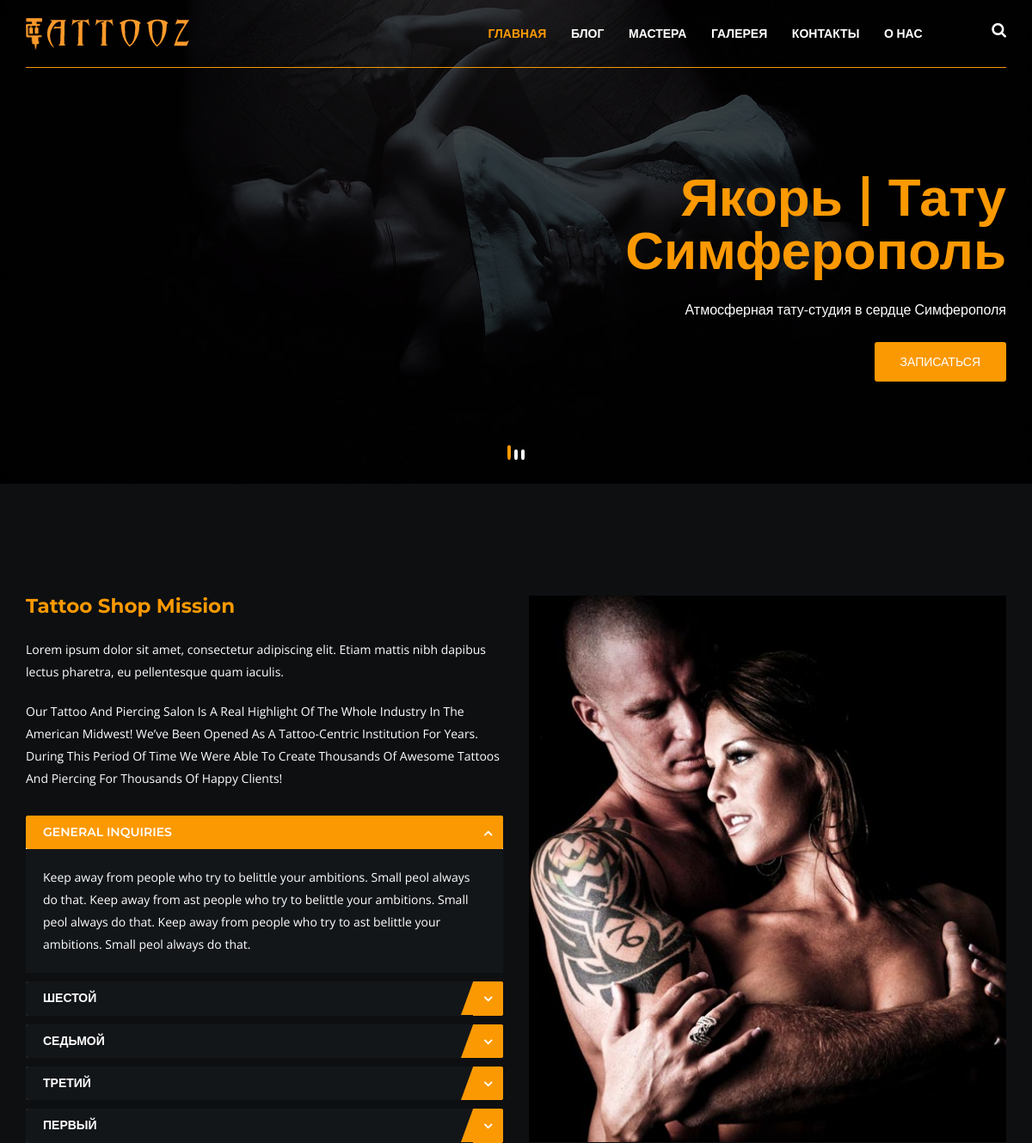
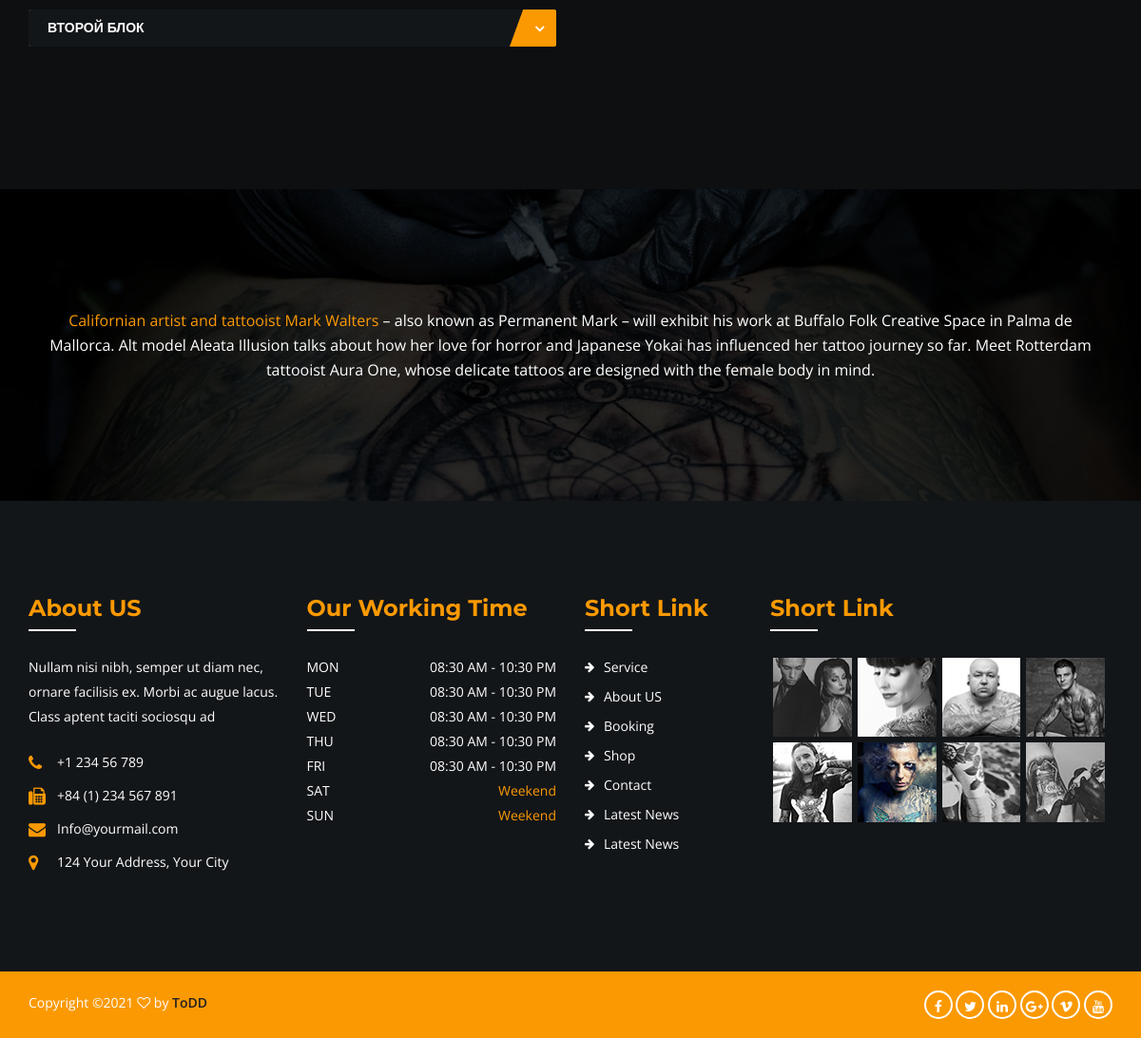
The page / on the database its author committed (2 pictures, top to bottom).
### about/models.py (models this page shows, shortened)
class InformationBlock(models.Model):
    name = models.CharField('Название блока', max_length=80)
    description = models.TextField('Описание блока')
    views = models.IntegerField('Количество посещений', default=0)
    class Meta:
        verbose_name = "Блок"
        verbose_name_plural = "Блоки"
        ordering = ["-name"]

### about/views.py (the view)
# urls.py: path('', views.HomeView.as_view(), name='home'),
class HomeView(ListView, BaseView):
    model = InformationBlock
    context_object_name = 'blocks'
    template_name = 'about/home.html'

### services/views_exceptions.py (called while the page is built)
    def dispatch(self, request, *args, **kwargs):
        try:
            response = super().dispatch(request, *args, **kwargs)
        except Exception as e:
            send_message(settings.DEV_TG_ID, e.__str__())
            return self._response({'errorMessage': e}, status=400)
        if isinstance(response, (dict, list)):
            return self._response(response)
        else:
            return response

### templates/about/home.html (shortened to what this page needs)
{% extends 'base.html' %}
{% load static %}
{% block content %}
<div class="slider-area">
    <div class="slider-active">
        <div class="slider-items">
            <div class="single-slider single-slider2">
                <div class="container">
                    <div class="row">
                        <div class="col-sm-offset-2 col-sm-10 col-xs-12 col-md-7 col-md-offset-5 text-right">
                            <h2>Якорь | Тату Симферополь</h2>
                            <p>Атмосферная тату-студия в сердце Симферополя </p>
                            <a href="{% url 'masters_list' %}">Записаться</a>
                        </div>
                    </div>
                </div>
            </div>
        </div>
    </div>
</div>
<div class="about-area ptb-130 bg-1 about-area3">
    <div class="container">
        <div class="row">
            <div class="col-md-6 col-xs-12">
                <div class="about-wrap">
                    <h3>Tattoo Shop Mission </h3>
                    <p>Lorem ipsum dolor sit amet, consectetur adipiscing elit. Etiam mattis nibh dapibus lectus pharetra, eu pellentesque quam iaculis.</p>
                    <p>Our Tattoo And Piercing Salon Is A Real Highlight Of The Whole Industry In The American Midwest! We’ve Been Opened As A Tattoo-Centric Institution For Years. During This Period Of Time We Were Able To Create Thousands Of Awesome Tattoos And Piercing For Thousands Of Happy Clients!</p>
                    <div class="faq-wrap">
                        <div class="panel-group" id="accordion" role="tablist" aria-multiselectable="true">
                            <div class="panel panel-default">
                                <div class="panel-heading" id="headingOne">
                                    <h4 class="panel-title">
                                        <a data-toggle="collapse" data-parent="#accordion" href="#collapseOne" aria-expanded="true" aria-controls="collapseOne">
                                            General Inquiries
                                        </a>
                                    </h4>
                                </div>
                                <div id="collapseOne" class="panel-collapse collapse in">
                                    <div class="panel-body">
                                        <p>Keep away from people who try to belittle your ambitions. Small peol always do that. Keep away from ast people who try to belittle your ambitions. Small peol always do that. Keep away from people who try to ast belittle your ambitions. Small peol always do that.</p>
                                    </div>
                                </div>
                            </div>
                            {% for block in blocks %}
                                <div class="panel panel-default">
                                    <div class="panel-heading"   id="heading{{ block.id }}">
                                        <h4 class="panel-title">
                                            <a class="collapsed" role="button" data-toggle="collapse" data-parent="#accordion" href="#collapse{{ block.id }}" aria-expanded="false" aria-controls="collapseTwo">
                                                {{ block.name }}
                                            </a>
                                        </h4>
                                    </div>
                                </div>
                            {% endfor %}
                        </div>
                    </div>
                </div>
            </div>
            <div class="col-md-6 hidden-sm hidden-xs">
                <div class="about-img">
                </div>
            </div>
        </div>
    </div>
</div>
<div class="quote-area black-opacity bg-img-1">
    <div class="container">
        <div class="row">
            <div class="col-xs-12">
                <div class="quote-wrap">
                    <p><span>Californian artist and tattooist Mark Walters </span>– also known as Permanent Mark – will exhibit his work at Buffalo Folk Creative Space in Palma de Mallorca. Alt model Aleata Illusion talks about how her love for horror and Japanese Yokai has influenced her tattoo journey so far. Meet Rotterdam tattooist Aura One, whose delicate tattoos are designed with the female body in mind.</p>
                </div>
            </div>
        </div>
    </div>
</div>
{% endblock content %}

### static/css/styles.css (style rules this page uses)
* { margin:0; padding:0; }
body { color:#fff; font-family: 'Open Sans', sans-serif; line-height:26px; background:#fff; font-weight: 400; }
p { margin:0px; color: #fff; }
h1, h2, h3, h4, h5, h6 { color: #fb9902; margin-bottom: 10px; margin-top: 0px; font-family: 'Montserrat', sans-serif; }
a { -webkit-transition:all 0.3s ease 0s; transition: all 0.3s ease 0s; -webkit-transition:all .3s; -moz-transition:all .3s; text-decoration:none; color:#fff; font-size:14px; }
:before,:after { -webkit-transition: all .3s; transition: all .3s; }
.bg-1 { background:#0d0f11; }
.ptb-130 { padding: 130px 0px }
.bg-img-1 { background: url(../images/bg/1.jpg)no-repeat center center / cover }
.black-opacity { position: relative; z-index: 9; }
.black-opacity:before { position: absolute; left: 0; top: 0; width: 100%; height: 100%; background: #000; content: ""; z-index: -9; opacity: .8; -ms-filter:"progid:DXImageTransform.Microsoft.Alpha(Opacity=80)"; }
.slider-items { position: relative; z-index: 9; }
.slider-items:before { position: absolute; left: 0; top: 0; width: 100%; background: #000; content: ""; height: 100%; opacity: .7; -ms-filter:"progid:DXImageTransform.Microsoft.Alpha(Opacity=70)"; }
.single-slider { position: absolute; left: 0; top: 0; width: 100%; height: 100%; display: -webkit-box; display: -ms-flexbox; display: flex; -webkit-box-orient: vertical; -webkit-box-direction: normal; -ms-flex-direction: column; flex-direction: column; -webkit-box-pack: center; -ms-flex-pack: center; justify-content: center; padding-top: 80px; }
.single-slider h2 { font-size: 62px; line-height: 62px; margin-bottom: 25px; font-weight: 600; }
.single-slider p { font-size: 16px; line-height: 26px; margin-bottom: 25px; padding-right: 50px; }
.single-slider2.single-slider p { padding: 0px 0px 0px 50px; }
.single-slider a { display: inline-block; padding:10px 30px; background: #fb9902; color: #fff; text-transform: uppercase; color: #fff; border-radius: 3px; }
.about-wrap { padding: 75px 0px; }
.about-wrap h3 { font-size: 23px; font-weight: 700; margin-bottom: 25px; }
.about-wrap p { margin-bottom: 20px; }
.about-wrap a { display: inline-block; padding:10px 30px; background: #fff; color: #222; text-transform: uppercase; font-weight: 600; margin-top: 10px; border-radius: 3px; }
.about-area3 .about-wrap { padding: 0px; }
.faq-wrap { margin-top: 30px; }
.faq-wrap .panel-default > .panel-heading { background-color: transparent; border-color: #e1e1e1; padding:0px; font-weight: 700; }
.about-wrap .faq-wrap .panel-title > .small, .panel-title > .small > a, .panel-title > a, .panel-title > small, .panel-title > small > a { padding: 12px 20px; }
.faq-wrap .panel-body p { margin-bottom:0px; color: #fff; }
.faq-wrap .panel-body { padding: 20px 20px; background: #131619; }
.faq-wrap .panel-default a { display: block; position: relative; background:#fb9902; color:#fff; overflow:hidden; font-size:14px; margin-top: 0px; }
.faq-wrap .panel-default a:before { position: absolute; right: -15px; top: 0; width: 57px; height: 100%; background: #fb9902; content: ""; transform: skew(-20deg); -webkit-transform: skew(-20deg); -moz-transform: skew(-20deg); }
.faq-wrap .panel-default a.collapsed { background: #131619; }
.faq-wrap .panel-default a:after { content: ""; font-family: fontawesome; font-size: 16px; position: absolute; right: 0; background: #fb9902; height: 100%; top: 0; width: 35px; color: #fff; text-align: center; line-height: 38px; border:1px solid #fb9902; }
.faq-wrap .panel { margin-bottom: 10px; background-color: #fff; border:none; border-radius: 4px; box-shadow:none; -moz-box-shadow:none; color: #222; }
.faq-wrap .panel-default a.collapsed:after { content:"\f107"; }
.quote-area { padding: 125px 0px; }
.quote-wrap p { text-align: center; font-size: 16px; padding: 0px 10px; }
.quote-wrap p span { color: #fb9902; }
.about-area3 .about-img { height: 636px !important; }
.checkout-form .panel-group .panel-heading + .panel-collapse > .list-group, .panel-group .panel-heading + .panel-collapse > .panel-body { border-top: medium none transparent; }
.checkout-form .panel-title > .small, .panel-title > .small > a, .panel-title > a, .panel-title > small, .panel-title > small > a { position: relative; }

### rows shown on the page
InformationBlock: name "ШЕСТОЙ"
InformationBlock: name "СЕДЬМОЙ"
InformationBlock: name "ТРЕТИЙ"
InformationBlock: name "ПЕРВЫЙ"
InformationBlock: name "ВТОРОЙ БЛОК"
